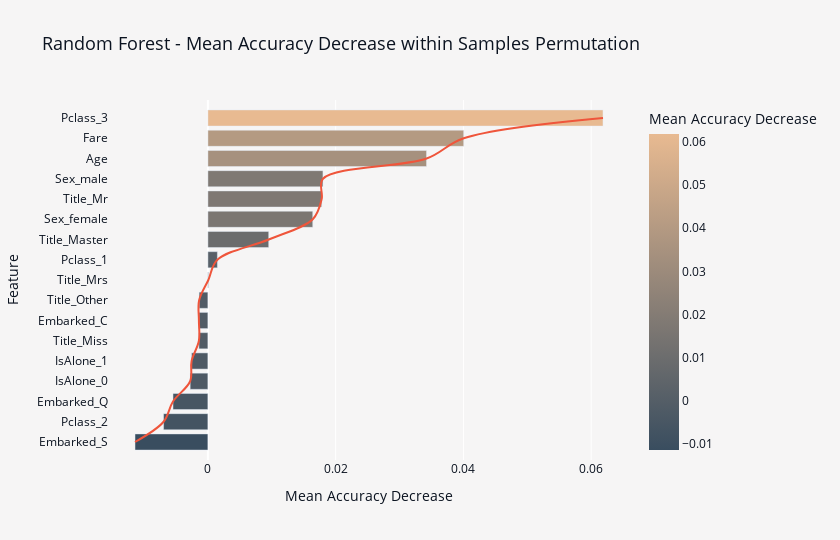

The notebook cell this image was saved under:
### Code cell
acc_decrease_df = (
    pd.DataFrame(acc_scores)
    .mean()
    .sort_values()
    .to_frame(name="Mean Accuracy Decrease")
    .reset_index()
    .rename(columns={"index": "Feature"})
)
color_map = [[0.0, "#394d5f"], [1.0, "#e8ba91"]]

fig = px.bar(
    data_frame=acc_decrease_df,
    x="Mean Accuracy Decrease",
    y="Feature",
    height=540,
    width=840,
    color="Mean Accuracy Decrease",
    color_continuous_scale=color_map,
    title="Random Forest - Mean Accuracy Decrease within Samples Permutation",
)
fig.add_trace(
    go.Scatter(
        x=acc_decrease_df["Mean Accuracy Decrease"],
        y=acc_decrease_df["Feature"],
        mode="lines",
        line_shape="spline",
        showlegend=False,
    )
)
fig.update_layout(
    font_color=FONT_COLOR,
    title_font_size=18,
    plot_bgcolor=BACKGROUND_COLOR,
    paper_bgcolor=BACKGROUND_COLOR,
)
fig.show()

### Figure 1 — Plotly figure (JSON) as saved in the notebook; plotly's stock layout.template omitted (floating-point values rounded to 4 significant figures)
{"data": [{"alignmentgroup": "True", "hovertemplate": "Mean Accuracy Decrease=%{marker.color}<br>Feature=%{y}<extra></extra>", "legendgroup": "", "marker": {"color": [-0.01141, -0.006936, -0.005462, -0.002776, -0.00255, -0.001405, -0.001405, -0.00137, 7.259e-05, 0.00149, 0.009524, 0.01642, 0.01781, 0.01801, 0.03423, 0.04005, 0.06185], "coloraxis": "coloraxis", "pattern": {"shape": ""}}, "name": "", "offsetgroup": "", "orientation": "h", "showlegend": false, "textposition": "auto", "type": "bar", "x": [-0.01141, -0.006936, -0.005462, -0.002776, -0.00255, -0.001405, -0.001405, -0.00137, 7.259e-05, 0.00149, 0.009524, 0.01642, 0.01781, 0.01801, 0.03423, 0.04005, 0.06185], "xaxis": "x", "y": ["Embarked_S", "Pclass_2", "Embarked_Q", "IsAlone_0", "IsAlone_1", "Title_Miss", "Embarked_C", "Title_Other", "Title_Mrs", "Pclass_1", "Title_Master", "Sex_female", "Title_Mr", "Sex_male", "Age", "Fare", "Pclass_3"], "yaxis": "y"}, {"line": {"shape": "spline"}, "mode": "lines", "showlegend": false, "type": "scatter", "x": [-0.01141, -0.006936, -0.005462, -0.002776, -0.00255, -0.001405, -0.001405, -0.00137, 7.259e-05, 0.00149, 0.009524, 0.01642, 0.01781, 0.01801, 0.03423, 0.04005, 0.06185], "y": ["Embarked_S", "Pclass_2", "Embarked_Q", "IsAlone_0", "IsAlone_1", "Title_Miss", "Embarked_C", "Title_Other", "Title_Mrs", "Pclass_1", "Title_Master", "Sex_female", "Title_Mr", "Sex_male", "Age", "Fare", "Pclass_3"]}], "layout": {"barmode": "relative", "coloraxis": {"colorbar": {"title": {"text": "Mean Accuracy Decrease"}}, "colorscale": [[0, "#394d5f"], [1, "#e8ba91"]]}, "font": {"color": "#0b1320"}, "height": 540, "legend": {"tracegroupgap": 0}, "paper_bgcolor": "#F6F5F5", "plot_bgcolor": "#F6F5F5", "title": {"font": {"size": 18}, "text": "Random Forest - Mean Accuracy Decrease within Samples Permutation"}, "width": 840, "xaxis": {"anchor": "y", "domain": [0, 1], "title": {"text": "Mean Accuracy Decrease"}}, "yaxis": {"anchor": "x", "domain": [0, 1], "title": {"text": "Feature"}}}}
